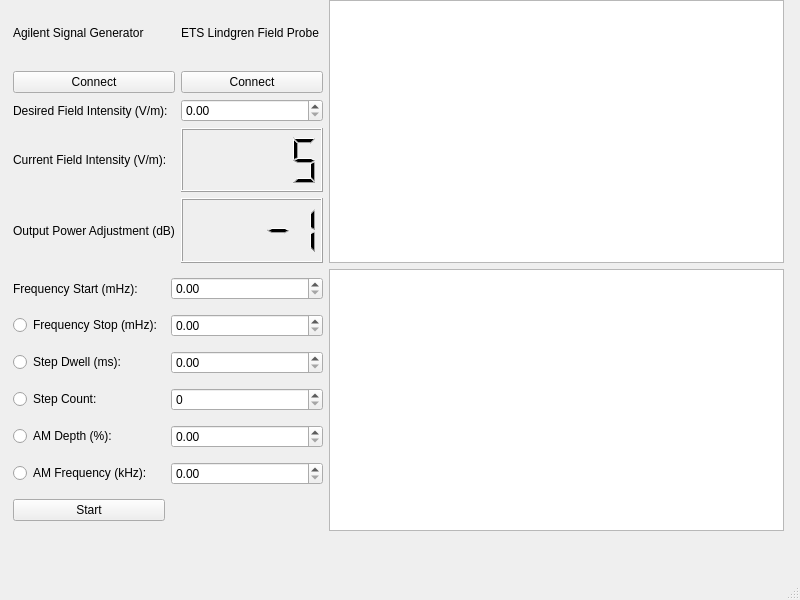
<?xml version="1.0" encoding="UTF-8"?>
<ui version="4.0">
 <class>MainWindow</class>
 <widget class="QMainWindow" name="MainWindow">
  <property name="geometry">
   <rect>
    <x>0</x>
    <y>0</y>
    <width>800</width>
    <height>600</height>
   </rect>
  </property>
  <property name="windowTitle">
   <string>MainWindow</string>
  </property>
  <widget class="QWidget" name="centralwidget">
   <widget class="QWidget" name="gridLayoutWidget">
    <property name="geometry">
     <rect>
      <x>13</x>
      <y>0</y>
      <width>771</width>
      <height>531</height>
     </rect>
    </property>
    <layout class="QGridLayout" name="gridLayout">
     <property name="leftMargin">
      <number>0</number>
     </property>
     <item row="1" column="0">
      <layout class="QGridLayout" name="gridLayout_3">
       <item row="0" column="0">
        <widget class="QLabel" name="setFreqStartLabel">
         <property name="text">
          <string>Frequency Start (mHz):</string>
         </property>
        </widget>
       </item>
       <item row="1" column="0">
        <widget class="QRadioButton" name="setFreqStopButton">
         <property name="text">
          <string>Frequency Stop (mHz):</string>
         </property>
        </widget>
       </item>
       <item row="2" column="0">
        <widget class="QRadioButton" name="setStepDwellButton">
         <property name="text">
          <string>Step Dwell (ms):</string>
         </property>
        </widget>
       </item>
       <item row="5" column="0">
        <widget class="QRadioButton" name="setAMFreqButton">
         <property name="text">
          <string>AM Frequency (kHz):</string>
         </property>
        </widget>
       </item>
       <item row="3" column="0">
        <widget class="QRadioButton" name="setStepCountButton">
         <property name="text">
          <string>Step Count:</string>
         </property>
        </widget>
       </item>
       <item row="4" column="0">
        <widget class="QRadioButton" name="setAMDepthButton">
         <property name="text">
          <string>AM Depth (%):</string>
         </property>
        </widget>
       </item>
       <item row="0" column="2">
        <widget class="QDoubleSpinBox" name="freqStartBox"/>
       </item>
       <item row="1" column="2">
        <widget class="QDoubleSpinBox" name="freqStopBox"/>
       </item>
       <item row="2" column="2">
        <widget class="QDoubleSpinBox" name="stepDwellBox"/>
       </item>
       <item row="3" column="2">
        <widget class="QSpinBox" name="stepCountBox"/>
       </item>
       <item row="4" column="2">
        <widget class="QDoubleSpinBox" name="amDepthBox"/>
       </item>
       <item row="5" column="2">
        <widget class="QDoubleSpinBox" name="amFreqBox"/>
       </item>
       <item row="6" column="0">
        <widget class="QPushButton" name="startButton">
         <property name="text">
          <string>Start</string>
         </property>
        </widget>
       </item>
      </layout>
     </item>
     <item row="0" column="0">
      <layout class="QGridLayout" name="gridLayout_2">
       <item row="2" column="1">
        <widget class="QDoubleSpinBox" name="setFieldIntensityBox"/>
       </item>
       <item row="3" column="0">
        <widget class="QLabel" name="currentFieldIntesityLabel">
         <property name="text">
          <string>Current Field Intensity (V/m):</string>
         </property>
        </widget>
       </item>
       <item row="0" column="1">
        <widget class="QLabel" name="fieldProbeLabel">
         <property name="text">
          <string>ETS Lindgren Field Probe </string>
         </property>
        </widget>
       </item>
       <item row="3" column="1">
        <widget class="QLCDNumber" name="fieldIntensityLcd">
         <property name="smallDecimalPoint">
          <bool>false</bool>
         </property>
         <property name="digitCount">
          <number>5</number>
         </property>
         <property name="value" stdset="0">
          <double>5.000000000000000</double>
         </property>
        </widget>
       </item>
       <item row="0" column="0">
        <widget class="QLabel" name="sigGenLabel">
         <property name="text">
          <string>Agilent Signal Generator </string>
         </property>
        </widget>
       </item>
       <item row="1" column="0">
        <widget class="QPushButton" name="connectSigGenButton">
         <property name="text">
          <string>Connect</string>
         </property>
        </widget>
       </item>
       <item row="4" column="1">
        <widget class="QLCDNumber" name="controlLoopAdjLcd">
         <property name="smallDecimalPoint">
          <bool>false</bool>
         </property>
         <property name="digitCount">
          <number>5</number>
         </property>
         <property name="value" stdset="0">
          <double>-1.200000000000000</double>
         </property>
         <property name="intValue" stdset="0">
          <number>-1</number>
         </property>
        </widget>
       </item>
       <item row="1" column="1">
        <widget class="QPushButton" name="connectFieldProbeButton">
         <property name="text">
          <string>Connect</string>
         </property>
        </widget>
       </item>
       <item row="2" column="0">
        <widget class="QLabel" name="desiredIntensityLabel">
         <property name="text">
          <string>Desired Field Intensity (V/m):</string>
         </property>
        </widget>
       </item>
       <item row="4" column="0">
        <widget class="QLabel" name="outputAdjustmentLabel">
         <property name="text">
          <string>Output Power Adjustment (dB)</string>
         </property>
        </widget>
       </item>
      </layout>
     </item>
     <item row="0" column="1">
      <widget class="QGraphicsView" name="topGraphicsView"/>
     </item>
     <item row="1" column="1">
      <widget class="QGraphicsView" name="bottomGraphicsView"/>
     </item>
    </layout>
   </widget>
  </widget>
  <widget class="QMenuBar" name="menubar">
   <property name="geometry">
    <rect>
     <x>0</x>
     <y>0</y>
     <width>800</width>
     <height>24</height>
    </rect>
   </property>
  </widget>
  <widget class="QStatusBar" name="statusbar"/>
 </widget>
 <resources/>
 <connections/>
</ui>
